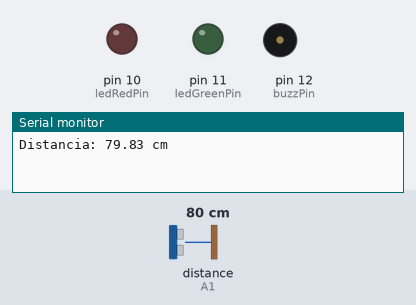
Bench run of a sketch on a simulated Arduino Uno, built with avr-gcc and run on an emulated ATmega328P. Parts: output pins drawn as LEDs (lit = HIGH), buzzer (waves = sounding), the last lines printed to the serial monitor. Wiring (inferred from the names in the program): ultrasonic range finder: trigger A0; echo A1. Inputs (shaded band) come from the test bench; at power-on: distance to the obstacle (sensor on A1) 80 cm. The echo pulse lasts 58.3 µs per cm; pins used as bus, display or sensor lines are not drawn.

Above: at 0.2 s.
At 1.5 s:
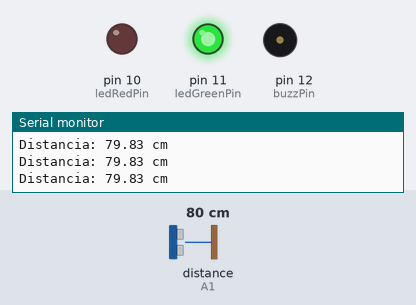
1.6 s: distance to the obstacle (sensor on A1) set to 12 cm
3.4 s: distance to the obstacle (sensor on A1) set to 9 cm
At 4.4 s:
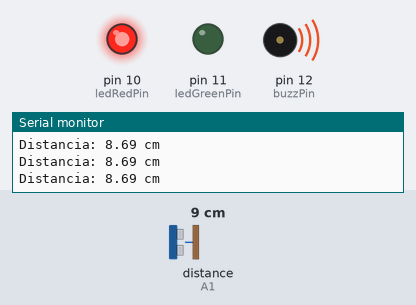
Timing chart, 0 to 12.9 s (numbered marks = the images above; inputs shaded):
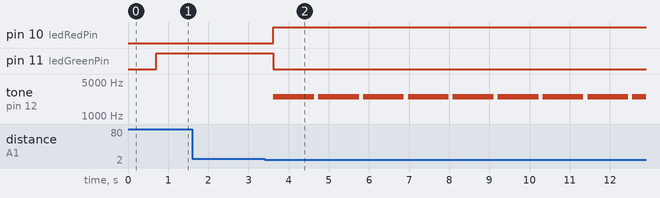

Measured:
- the behaviour switches between 11 and 10 cm on distance to the obstacle (sensor on A1) (found by bisection; images 1 and 2)
- after the input at 3.4 s, pin 10 (ledRedPin): LOW → HIGH after 0.22 s; pin 11 (ledGreenPin): HIGH → LOW after 0.22 s; tone on pin 12 (buzzPin): alternates 2500 Hz for 1.0 s and silent for 0.10 s, starting after 0.22 s

The sketch:

SensorUltrasonicoBuzzer.ino
```cpp
int trigPin = A0;
int echoPin = A1;
int buzzPin = 12;
float distanceCm;
int ledGreenPin = 11;
int ledRedPin = 10;
boolean buzzOn;
unsigned long previousMillis = 0;
const long buzzInterval = 1000;
void setup() {
  pinMode(ledGreenPin, OUTPUT);
    pinMode(ledRedPin, OUTPUT);

  pinMode(buzzPin, OUTPUT);
  pinMode(trigPin, OUTPUT);
  pinMode(echoPin, INPUT);
  Serial.begin(9600);
}

void loop() {
  digitalWrite(trigPin, HIGH);
  delayMicroseconds(10);
  digitalWrite(trigPin, LOW);

  // Lee la duración del eco en microsegundos
  long pingTravelTime = pulseIn(echoPin, HIGH);

  // Convierte la duración del eco en centímetros
  distanceCm = (pingTravelTime / 2) / 29.1;  // Dividido por 29.1 para obtener cm

  Serial.print("Distancia: ");
  Serial.print(distanceCm);
  Serial.println(" cm");
  delay(100);  // Puedes ajustar el tiempo de espera según tus necesidades
  unsigned long currentMillis = millis();
  if (distanceCm <= 10) {
    if (!buzzOn) {
      buzzOn = true;
      previousMillis = currentMillis;
      tone(buzzPin, 2500);
    }
    if (currentMillis - previousMillis >= buzzInterval) {
      noTone(buzzPin);
      buzzOn = false;
    }
  } else {
    noTone(buzzPin);  // Apaga el buzzer si la distancia es mayor que 10 cm
    delay(600);
    buzzOn = false;

  }if(distanceCm <= 10){
    digitalWrite(ledRedPin, HIGH);
    digitalWrite(ledGreenPin, LOW);

  }else{
digitalWrite(ledRedPin, LOW);
digitalWrite(ledGreenPin, HIGH);
  }

}
```
